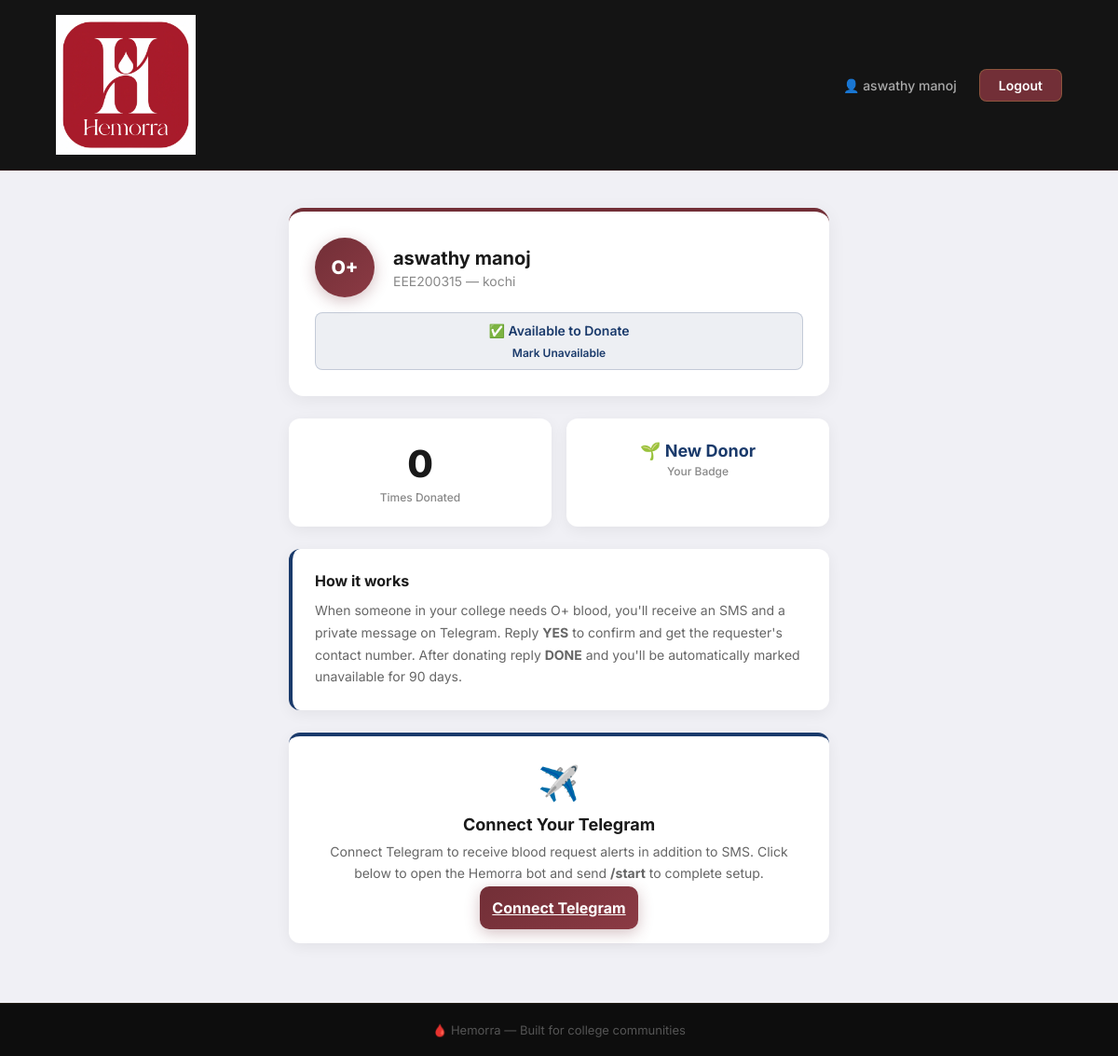
The app's page /donor_home (signed in) with its own data.
### database.py (models this page shows)
class User(db.Model):
    id = db.Column(db.Integer, primary_key=True)
    name = db.Column(db.String(100), nullable=False)
    email = db.Column(db.String(100), unique=True, nullable=False)
    college_id = db.Column(db.String(50), unique=True, nullable=False)
    blood_group = db.Column(db.String(5), nullable=False)
    weight = db.Column(db.Float, nullable=False)
    city = db.Column(db.String(100), nullable=False)
    last_donation_date = db.Column(db.DateTime, nullable=True)
    is_available = db.Column(db.Boolean, default=True)
    next_eligible_date = db.Column(db.DateTime, nullable=True)
    donate_count = db.Column(db.Integer, default=0)
    password = db.Column(db.String(200), nullable=False)
    telegram_chat_id = db.Column(db.String(100), nullable=True)

### app.py (the view)
@app.route('/donor_home')
def donor_home():
    if 'user_id' not in session:
        return redirect(url_for('login'))
    user = User.query.get(session['user_id'])
    return render_template('donor_home.html', user=user, now=datetime.utcnow())

### templates/donor_home.html (shortened to what this page needs)
<!DOCTYPE html>
<html lang="en">
<head>
    <link rel="stylesheet" href="{{ url_for('static', filename='style.css') }}">
</head>
<body class="page-body">
    <nav class="nav-landing">
        <img src="{{ url_for('static', filename='logo.png.jpeg') }}" alt="Hemorra" class="nav-logo-img">
        <div class="nav-links">
            <span class="nav-name">👤 {{ user.name }}</span>
            <a href="/logout" class="btn-nav-register">Logout</a>
        </div>
    </nav>
    <div class="donor-page-container">
        <div class="profile-card">
            <div class="profile-top">
                <div class="blood-group-badge">{{ user.blood_group }}</div>
                <div class="profile-info">
                    <h2>{{ user.name }}</h2>
                    <p>{{ user.college_id }} — {{ user.city }}</p>
                </div>
            </div>
            {% if user.next_eligible_date and user.next_eligible_date > now %}
                <div class="availability-badge unavailable">
                    ⏳ Medical Cooldown — Eligible again on
                    {{ user.next_eligible_date.strftime('%d %B %Y') }}
                </div>
            {% elif user.is_available %}
                <div class="availability-badge available">
                    ✅ Available to Donate
                    <a href="/toggle_availability" class="toggle-btn">
                        Mark Unavailable
                    </a>
                </div>
            {% endif %}
        </div>
        <div class="donor-stats">
            <div class="donor-stat-card">
                <div class="stat-number">{{ user.donate_count }}</div>
                <div class="stat-label">Times Donated</div>
            </div>
            <div class="donor-stat-card">
                {% if user.donate_count >= 3 %}
                    <div class="badge gold">🥇 Gold Donor</div>
                {% elif user.donate_count >= 1 %}
                    <div class="badge silver">🥈 Silver Donor</div>
                {% else %}
                    <div class="badge new">🌱 New Donor</div>
                {% endif %}
                <div class="stat-label">Your Badge</div>
            </div>
        </div>
        <div class="info-box">
            <h3>How it works</h3>
            <p>
                When someone in your college needs {{ user.blood_group }} blood,
                you'll receive an SMS and a private message on Telegram.
                Reply <strong>YES</strong> to confirm and get the
                requester's contact number. After donating reply
                <strong>DONE</strong> and you'll be automatically
                marked unavailable for 90 days.
            </p>
        </div>
        {% if not user.telegram_chat_id %}
        <div class="telegram-box">
            <div class="telegram-icon">✈️</div>
            <h3>Connect Your Telegram</h3>
            <p>
                Connect Telegram to receive blood request alerts
                in addition to SMS. Click below to open the Hemorra
                bot and send <strong>/start</strong> to complete setup.
            </p>
            <a href="https://t.me/HemorraBOT"
                target="_blank" class="btn-primary">
                Connect Telegram
            </a>
        </div>
        {% else %}
        <div class="telegram-box connected">
            <div class="telegram-icon">✅</div>
            <h3>Telegram Connected</h3>
            <p>You will receive blood request alerts on both SMS and Telegram.</p>
        </div>
        {% endif %}
    </div>
    <footer class="page-footer">
        <p>🩸 Hemorra — Built for college communities</p>
    </footer>
</body>
</html>

### static/style.css (style rules this page uses)
* { margin: 0; padding: 0; box-sizing: border-box; font-family: 'Inter', 'Segoe UI', sans-serif; }
body { background: #0d0d0d; min-height: 100vh; }
.nav-landing { display: flex; align-items: center; justify-content: space-between; padding: 16px 60px; background: rgba(13,13,13,0.97); backdrop-filter: blur(10px); position: sticky; top: 0; z-index: 100; border-bottom: 1px solid rgba(114,47,55,0.3); }
.nav-logo-img { height: 150px; width: auto; }
.nav-links { display: flex; align-items: center; gap: 24px; }
.btn-nav-register { background: #722F37; color: white; padding: 8px 20px; border-radius: 8px; text-decoration: none; font-size: 14px; font-weight: 600; transition: background 0.2s; border: 1px solid rgba(201,168,76,0.3); }
.page-body { background: #f0f0f5; min-height: 100vh; font-family: 'Inter', sans-serif; display: flex; flex-direction: column; }
.btn-primary { width: 100%; padding: 13px; background: linear-gradient(135deg, #722F37, #8b3a44); color: white; border: none; border-radius: 10px; font-size: 16px; font-weight: 700; cursor: pointer; transition: all 0.2s; font-family: 'Inter', sans-serif; box-shadow: 0 4px 16px rgba(114,47,55,0.3); }
.stat-number { font-size: 40px; font-weight: 800; color: #1a1a1a; }
.stat-label { font-size: 12px; color: #888; margin-top: 4px; font-weight: 500; }
.donor-page-container { max-width: 620px; margin: 0 auto; padding: 40px 20px; flex: 1; width: 100%; }
.profile-card { background: white; padding: 28px; border-radius: 16px; box-shadow: 0 4px 20px rgba(0,0,0,0.06); margin-bottom: 24px; border-top: 4px solid #722F37; }
.profile-top { display: flex; align-items: center; gap: 20px; margin-bottom: 16px; }
.blood-group-badge { background: linear-gradient(135deg, #722F37, #8b3a44); color: white; font-size: 20px; font-weight: 800; width: 64px; height: 64px; border-radius: 50%; display: flex; align-items: center; justify-content: center; flex-shrink: 0; box-shadow: 0 4px 16px rgba(114,47,55,0.3); }
.profile-info h2 { font-size: 20px; font-weight: 700; color: #1a1a1a; margin-bottom: 4px; }
.profile-info p { font-size: 14px; color: #888; }
.availability-badge { padding: 10px 16px; border-radius: 8px; font-size: 14px; font-weight: 600; text-align: center; }
.availability-badge.available { background: rgba(26,58,107,0.08); color: #1a3a6b; border: 1px solid rgba(26,58,107,0.2); }
.donor-stats { display: grid; grid-template-columns: 1fr 1fr; gap: 16px; margin-bottom: 24px; }
.donor-stat-card { background: white; padding: 24px; border-radius: 12px; box-shadow: 0 4px 16px rgba(0,0,0,0.06); text-align: center; }
.badge { font-size: 18px; font-weight: 700; margin-bottom: 4px; }
.badge.new { color: #1a3a6b; }
.info-box { background: white; padding: 24px; border-radius: 12px; box-shadow: 0 4px 16px rgba(0,0,0,0.06); margin-bottom: 24px; border-left: 4px solid #1a3a6b; }
.info-box h3 { font-size: 16px; font-weight: 700; color: #1a1a1a; margin-bottom: 10px; }
.info-box p { font-size: 14px; color: #666; line-height: 1.7; }
.telegram-box { background: white; padding: 28px; border-radius: 12px; box-shadow: 0 4px 16px rgba(0,0,0,0.06); text-align: center; border-top: 4px solid #1a3a6b; margin-bottom: 24px; }
.telegram-icon { font-size: 36px; margin-bottom: 12px; }
.telegram-box h3 { font-size: 18px; font-weight: 700; color: #1a1a1a; margin-bottom: 8px; }
.telegram-box p { font-size: 14px; color: #666; line-height: 1.6; margin-bottom: 16px; }
.toggle-btn { display: block; margin-top: 8px; font-size: 12px; color: #1a3a6b; text-decoration: none; font-weight: 600; }
.page-footer { background: #0d0d0d; color: #555; text-align: center; padding: 20px; font-size: 13px; margin-top: auto; border-top: 1px solid rgba(201,168,76,0.1); }
.nav-name { color: #aaa; font-size: 14px; font-weight: 500; }

### records on screen
User: name "aswathy manoj", blood_group "O+", college_id "EEE200315", city "kochi", donate_count "0"
